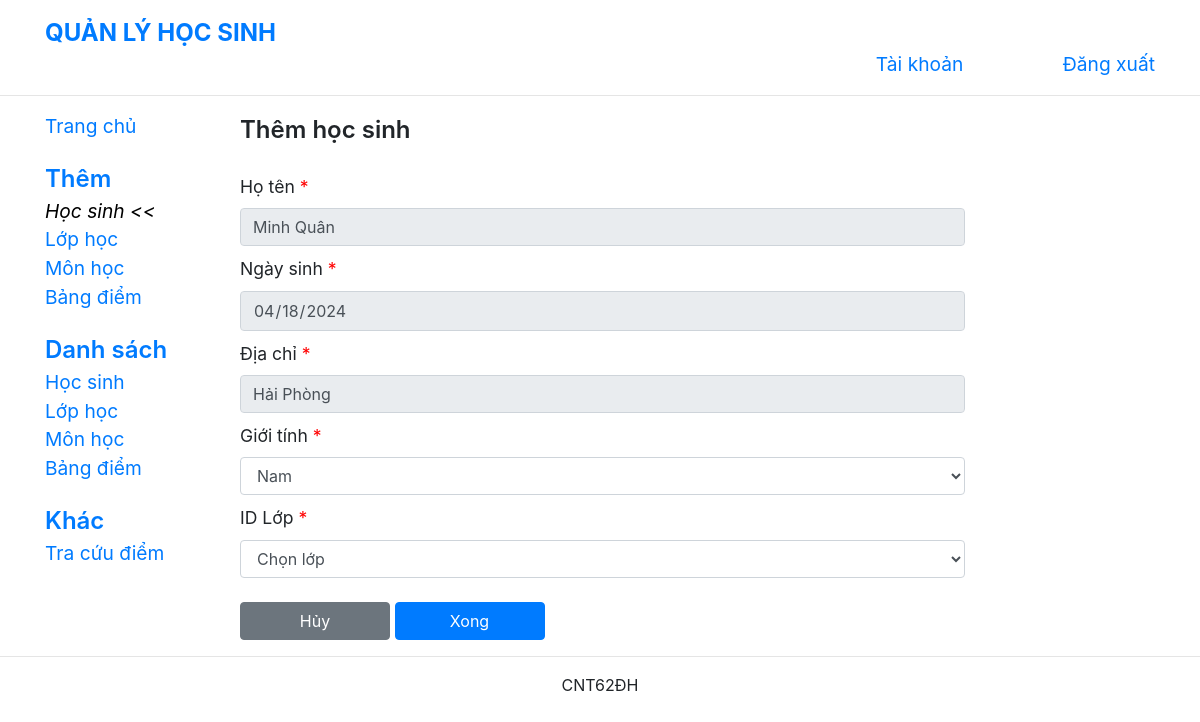
The app's page /addStudenttoClass.php?id_hocsinh=28 with its own data.
### tables this page shows
CREATE TABLE `hocsinh` (
  `id_hocsinh` int(11) NOT NULL,
  `hoten` varchar(50) NOT NULL,
  `gioitinh` varchar(5) NOT NULL,
  `ngaysinh` date NOT NULL,
  `diachi` varchar(50) NOT NULL,
  `id_lop` int(11) DEFAULT NULL
);

### addStudenttoClass.php (the view, shortened to what this page needs)
<?php
    include"connect.php";
    $id_hocsinh = $_GET["id_hocsinh"];
    $sql1 = "SELECT * FROM hocsinh WHERE id_hocsinh = '$id_hocsinh'";
    $stmt = $conn->prepare($sql1);
    $query = $stmt->execute();
    $result = $stmt->fetch(PDO::FETCH_ASSOC);
?>
<!DOCTYPE html>
<html>
<head>
    <link rel="stylesheet" href="https://maxcdn.bootstrapcdn.com/bootstrap/4.0.0/css/bootstrap.min.css"
>
    <link href="https://cdn.jsdelivr.net/npm/select2@4.1.0-rc.0/dist/css/select2.min.css" rel="stylesheet" />
    <link rel="stylesheet" href="common.css">
    <link rel="stylesheet" href="layout.css">
</head>
<body>
    <div class="container">
        <header class="row">
            <div id="brand" class="col-12 col-lg-7">
                <a href="./index.php" class="navbar-brand">
                    <span id="brand_name">QUẢN LÝ HỌC SINH</span>
                </a>
            </div>
            <div id="horizontal_menu" class="col-12 col-lg-5 row">
                <a href="#" class="col-7">Tài khoản</a>
                <a href="logout.php" class="col-5">Đăng xuất</a>
            </div>
        </header>
    </div>
    <hr>
    <div class="container">
        <div class="row">
            <nav class="col-lg-2 navbar-collapse collapse expand-lg" id="nav_bar">
                <a href="./index.php" class="nav_option">Trang chủ</a>
                <div class="nav_group">
                    <p class="nav_group_name">Thêm</p>
                    <a href="./createStudent.php" class="nav_option current_item">Học sinh</a>
                    <a href="./createClass.php" class="nav_option">Lớp học</a>
                    <a href="./createSubject.php" class="nav_option">Môn học</a>
                    <a href="./createTranscript.php" class="nav_option">Bảng điểm</a>
                </div>
                <div class="nav_group">
                    <p class="nav_group_name">Danh sách</p>
                    <a href="./listStudents.php" class="nav_option">Học sinh</a>
                    <a href="./listClasses.php" class="nav_option">Lớp học</a>
                    <a href="./listSubjects.php" class="nav_option">Môn học</a>
                    <a href="./listTranscripts.php" class="nav_option">Bảng điểm</a>
                </div>
                <div class="nav_group">
                    <p class="nav_group_name">Khác</p>
                    <a href="./searchTranscript.php" class="nav_option">Tra cứu điểm</a>
                </div>
            </nav>
            <div class="col-lg-8 content">
                <p class="page_title">Thêm học sinh</p>
                <form action="" method="post">
                    <label for="hoten" class="required">Họ tên</label>
                    <input readonly name="hoten" type="text" class="form-control" value="<?php echo $result['hoten']?>">
                    <label for="ngaysinh" class="required">Ngày sinh</label>
                    <input readonly name="ngaysinh" type="date" class="form-control" value="<?php echo $result['ngaysinh']?>">
                    <label for="diachi" class="required" >Địa chỉ</label>
                    <input readonly name="diachi" type="text" class="form-control" value="<?php echo $result['diachi']?>">
                    <label for="gioitinh" class="required">Giới tính</label>
                    <select name="gioitinh" class="form-control">
                        <option value="" selected disabled><?php echo $result["gioitinh"]?></option>
                    </select>
                    <label for="id_lop" class="required">ID Lớp</label>
                    <select name="id_lop" class="form-control">
                        <option value="" selected disabled>Chọn lớp</option>
                    </select>
                    <br>
                    <a class="btn btn-secondary" href="listStudents.php">Hủy</a>
                    <button type="submit" class="btn btn-primary" name="submit" value="submit">Xong</button>
                </form>
            </div>
        </div>
    </div>
    <hr>
    <div class="container">
        <footer>
            <p>CNT62ĐH</p>
        </footer>
    </div>
</body>
</html>

### common.css (style rules this page uses)
.btn { width: 150px; }
.content { padding-left: 20px; }
.page_title { font-weight: 600; font-size: 1.5em; }
form label { padding-top: 10px; font-size: 1.1em; }
form label.required:after { color: red; content: " *"; }
@media (min-width: 992px) { .expand-lg { display: block !important; } }

### layout.css (style rules this page uses)
header { margin-top: 10px; }
#brand a, #brand a:hover { color: #007bff; font-size: 1.5em; font-weight: bold; }
#horizontal_menu { text-align: right; padding-top: 40px; padding-right: 0; }
#horizontal_menu a, #horizontal_menu a:hover { text-decoration: none; font-size: 1.2em; vertical-align: bottom; padding-right: 0; }
.nav_group { margin-top: 20px; }
.nav_group_name { font-size: 1.5em; font-weight: 600; color: #007bff; margin: 0; }
.nav_option, .nav_option:hover { display: block; font-size: 1.2em; text-decoration: none; }
.current_item, .current_item:hover { color: black; font-style: italic; }
.current_item::after { content: " <<"; }
footer { text-align: center; }

### records on screen
hocsinh: hoten "Minh Quân", ngaysinh "04/18/2024", diachi "Hải Phòng", gioitinh "Nam"
